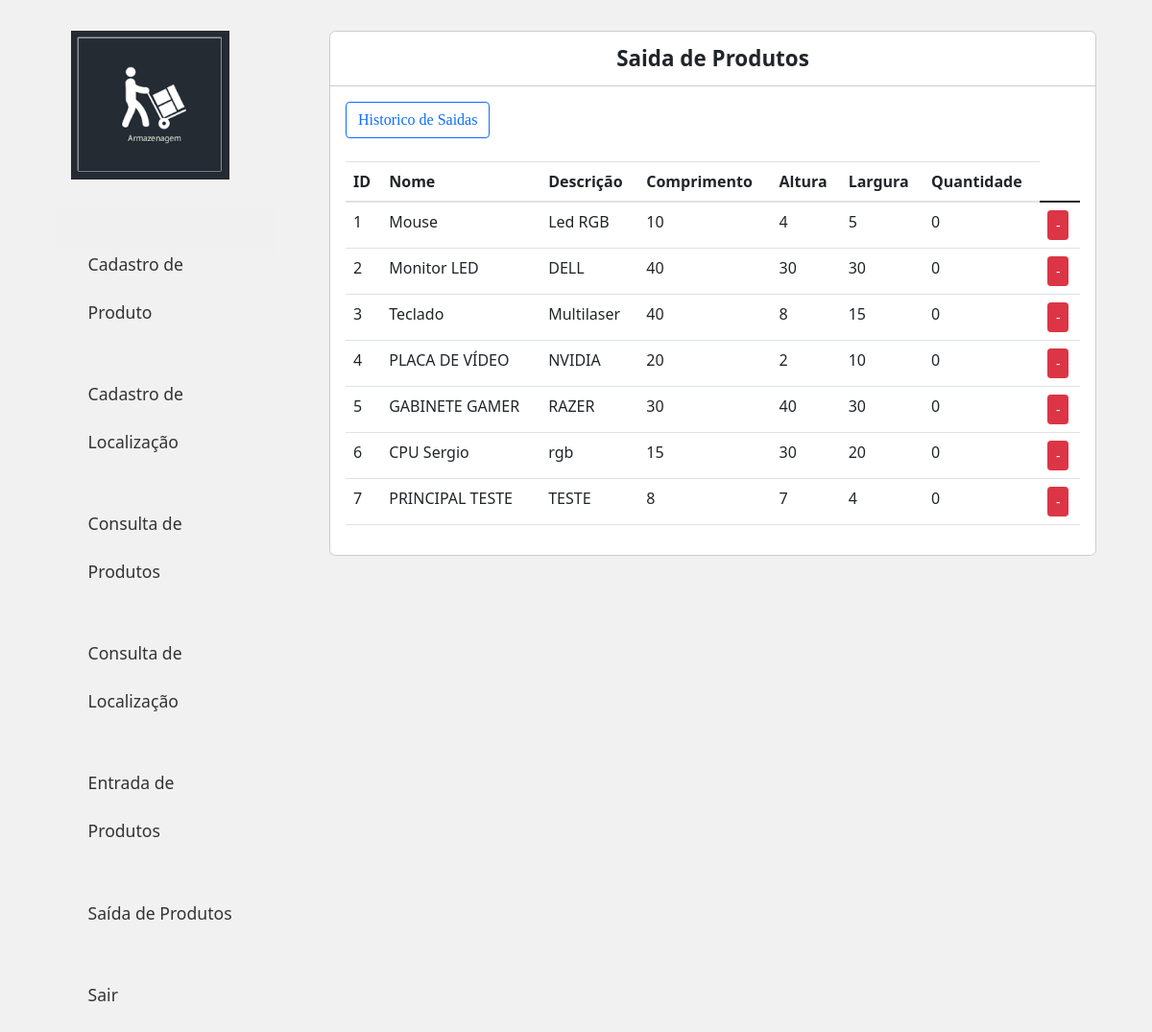
/Stoq/saida.php, run on the app's committed database.
### tables this page shows
CREATE TABLE `tbdcadprod` (
  `id_Produto` int(11) NOT NULL,
  `nm_Produto` varchar(50) NOT NULL,
  `vl_Valor` double NOT NULL,
  `ds_Produto` varchar(50) NOT NULL,
  `comp_Produto` double NOT NULL,
  `alt_Produto` double NOT NULL,
  `larg_Produto` double NOT NULL,
  `qtd_Produto` int(20) NOT NULL,
  `volume_Produto` float NOT NULL
);

### Stoq/saida.php (the view, shortened to what this page needs)
<?php
require_once 'header.php';
require_once 'conection.php';
?>
<main class="col-sm-9">
	<div class="principal">
		<div class="titulo">
			Saida de Produtos
		</div>
		<div class="conteudo">
			<div class="item">
				<a class='btn btn-outline-primary' style=" right: 590px; top: 100px; font-family:'calibri';" href='historico_saida.php'>Historico de Saidas</a><br><br>
				<table class="table">
				  <thead>
				    <tr>
					<th scope="col">ID</th>
				      <th scope="col">Nome</th>
				      <th scope="col">Descrição</th>
					  <th scope="col">Comprimento</th>
					  <th scope="col">Altura</th>
					  <th scope="col">Largura</th>
				      <th scope="col">Quantidade</th>
				    </tr>
				  </thead>
				  <tbody>
				  	<?php
				  		$stmt = $conn->prepare("SELECT * FROM tbdcadprod");
						$stmt->execute();
						$results = $stmt->fetchAll(PDO::FETCH_ASSOC);
				  		foreach($results as $row => $value){
								echo "<tr>";
								echo "<td>" . $value['id_Produto'] . "</td>";
								echo "<td>" . $value['nm_Produto'] . "</td>";
								echo "<td>" . $value['ds_Produto'] . "</td>";
								echo "<td>" . $value['comp_Produto'] . "</td>";
								echo "<td>" . $value['alt_Produto'] . "</td>";
								echo "<td>" . $value['larg_Produto'] . "</td>";
								echo "<td>" . $value['qtd_Produto'] . "</td>";
								echo "<td><a class='btn btn-sm btn-danger' href='update_saida.php?id=$value[id_Produto]'>-</a></td>";
								echo "<tr>";
							}
				  	?>
				  </tbody>
				</table>
			</div>
		</div>
	</div>
</main>

### Stoq/assets/css/styles.css (style rules this page uses)
body { background: #f1f1f1; }
a { text-decoration: none; }
.principal { margin: 2em 1em; background: #fff; border: 1px solid #ccc; border-radius: .4em; }
.principal .titulo { padding: .5em 1em; font-size: 1.4em; font-weight: bold; border-bottom: 1px solid #ccc; text-align: center; }
.principal .conteudo { padding: 1em; }

### data on the page
tbdcadprod: id_Produto "1", nm_Produto "Mouse", ds_Produto "Led RGB", comp_Produto "10", alt_Produto "4", larg_Produto "5", qtd_Produto "0"
tbdcadprod: id_Produto "2", nm_Produto "Monitor LED", ds_Produto "DELL", comp_Produto "40", alt_Produto "30", larg_Produto "30", qtd_Produto "0"
tbdcadprod: id_Produto "3", nm_Produto "Teclado", ds_Produto "Multilaser", comp_Produto "40", alt_Produto "8", larg_Produto "15", qtd_Produto "0"
tbdcadprod: id_Produto "4", nm_Produto "PLACA DE VÍDEO", ds_Produto "NVIDIA", comp_Produto "20", alt_Produto "2", larg_Produto "10", qtd_Produto "0"
tbdcadprod: id_Produto "5", nm_Produto "GABINETE GAMER", ds_Produto "RAZER", comp_Produto "30", alt_Produto "40", larg_Produto "30", qtd_Produto "0"
tbdcadprod: id_Produto "6", nm_Produto "CPU Sergio", ds_Produto "rgb", comp_Produto "15", alt_Produto "30", larg_Produto "20", qtd_Produto "0"
tbdcadprod: id_Produto "7", nm_Produto "PRINCIPAL TESTE", ds_Produto "TESTE", comp_Produto "8", alt_Produto "7", larg_Produto "4", qtd_Produto "0"
